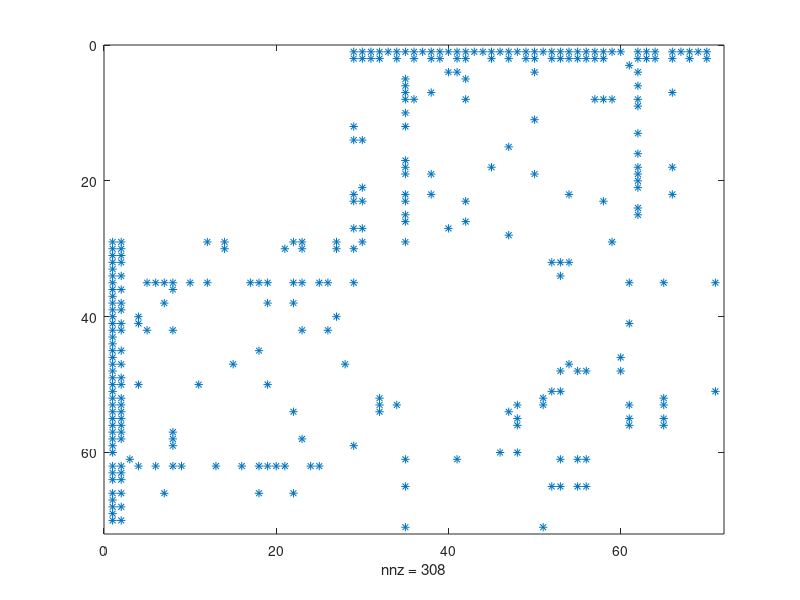

Reproduce this figure in MATLAB.
close all
clear all
clc
tic 

%% input (choose one)

your_choice = 1;
switch (your_choice)

    case 1 % food web -> 0.19        
           % https://www.nceas.ucsb.edu/interactionweb/html/thomps_towns.html 
        G = importdata('./Narrowdaletxt.txt', '\t');
        A = sparse(1*(G>0));
        clear G;
        
    case 2 % food web -> 0.41
           % https://snap.stanford.edu/data/Florida-bay.html 
        G = importdata('./Florida-bay.txt', ' ', 5);
        G.data = G.data + 1;
        N = max(max(G.data));
        A = sparse(G.data(:,2),G.data(:,1),ones(size(G.data,1),1),N,N);
        clear G;

    case 3 % food web -> 0.28
           % https://www.nceas.ucsb.edu/interactionweb/html/carpinteria.html 
        G = importdata('./carpinteria.txt', '	');
        A = sparse(1*(G(1:83,1:83)>0));
        N = size(A,1);
        clear G;

    case 4 % email network -> 0.26
           % https://snap.stanford.edu/data/email-Eu-core.html
        G = importdata('./email-Eu-core.txt', ' ');
        G = G+1;
        N = max(max(G));
        A = sparse(G(:,2),G(:,1),ones(size(G,1),1),N,N);
        clear G;

    case 5 % citation network (reduced size) -> 0.003
           % https://aminer.org/citation 
           % generated by files: 
           %    citation_step1.m = extracts network
           %    citation_step2.m = extracts smaller sub-network
        load('adjacency_matrix2.mat')
        
%     case 6 % citation network (full size) -> 0.003 (very very slow !!!)
%            % https://aminer.org/citation 
%            % generated by file: 
%            %    citation_step1.m = extracts network
%         load('adjacency_matrix.mat')

    otherwise % in case you wish to partition the community detected 
              % in the previous run
        load('previous_community');
        
end


%% pre-processing

Au = 1*(A+A'>0); % undirected network
Au = Au - diag(diag(Au)); % clear diagonal (you never know)

% remove nodes which are NOT connected
pos = find(sum(Au)~=0);
A = A(pos,pos);
Au = Au(pos,pos);
N = size(Au,1);


%% ... continue
spy(Au)


